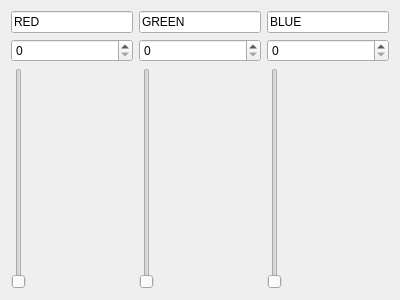
<?xml version="1.0" encoding="UTF-8"?>
<ui version="4.0">
 <class>Form</class>
 <widget class="QWidget" name="Form">
  <property name="geometry">
   <rect>
    <x>0</x>
    <y>0</y>
    <width>400</width>
    <height>300</height>
   </rect>
  </property>
  <property name="windowTitle">
   <string>Form</string>
  </property>
  <layout class="QHBoxLayout" name="horizontalLayout">
   <item>
    <layout class="QGridLayout" name="gridLayout">
     <item row="0" column="0">
      <widget class="QLineEdit" name="lineEdit">
       <property name="text">
        <string>RED</string>
       </property>
      </widget>
     </item>
     <item row="1" column="0">
      <widget class="QSpinBox" name="spinBox">
       <property name="maximum">
        <number>255</number>
       </property>
      </widget>
     </item>
     <item row="2" column="0">
      <widget class="QSlider" name="verticalSlider">
       <property name="maximum">
        <number>255</number>
       </property>
       <property name="orientation">
        <enum>Qt::Vertical</enum>
       </property>
      </widget>
     </item>
    </layout>
   </item>
   <item>
    <layout class="QGridLayout" name="gridLayout_2">
     <item row="0" column="0">
      <widget class="QLineEdit" name="lineEdit_2">
       <property name="text">
        <string>GREEN</string>
       </property>
      </widget>
     </item>
     <item row="1" column="0">
      <widget class="QSpinBox" name="spinBox_2">
       <property name="maximum">
        <number>255</number>
       </property>
      </widget>
     </item>
     <item row="2" column="0">
      <widget class="QSlider" name="verticalSlider_2">
       <property name="maximum">
        <number>255</number>
       </property>
       <property name="orientation">
        <enum>Qt::Vertical</enum>
       </property>
      </widget>
     </item>
    </layout>
   </item>
   <item>
    <layout class="QGridLayout" name="gridLayout_3">
     <item row="0" column="0">
      <widget class="QLineEdit" name="lineEdit_3">
       <property name="text">
        <string>BLUE</string>
       </property>
      </widget>
     </item>
     <item row="1" column="0">
      <widget class="QSpinBox" name="spinBox_3">
       <property name="maximum">
        <number>255</number>
       </property>
      </widget>
     </item>
     <item row="2" column="0">
      <widget class="QSlider" name="verticalSlider_3">
       <property name="maximum">
        <number>255</number>
       </property>
       <property name="orientation">
        <enum>Qt::Vertical</enum>
       </property>
      </widget>
     </item>
    </layout>
   </item>
  </layout>
 </widget>
 <resources/>
 <connections>
  <connection>
   <sender>spinBox</sender>
   <signal>valueChanged(int)</signal>
   <receiver>verticalSlider</receiver>
   <slot>setValue(int)</slot>
   <hints>
    <hint type="sourcelabel">
     <x>28</x>
     <y>51</y>
    </hint>
    <hint type="destinationlabel">
     <x>23</x>
     <y>63</y>
    </hint>
   </hints>
  </connection>
  <connection>
   <sender>spinBox_2</sender>
   <signal>valueChanged(int)</signal>
   <receiver>verticalSlider_2</receiver>
   <slot>setValue(int)</slot>
   <hints>
    <hint type="sourcelabel">
     <x>150</x>
     <y>53</y>
    </hint>
    <hint type="destinationlabel">
     <x>151</x>
     <y>78</y>
    </hint>
   </hints>
  </connection>
  <connection>
   <sender>spinBox_3</sender>
   <signal>valueChanged(int)</signal>
   <receiver>verticalSlider_3</receiver>
   <slot>setValue(int)</slot>
   <hints>
    <hint type="sourcelabel">
     <x>284</x>
     <y>50</y>
    </hint>
    <hint type="destinationlabel">
     <x>283</x>
     <y>64</y>
    </hint>
   </hints>
  </connection>
  <connection>
   <sender>verticalSlider_2</sender>
   <signal>valueChanged(int)</signal>
   <receiver>spinBox_2</receiver>
   <slot>setValue(int)</slot>
   <hints>
    <hint type="sourcelabel">
     <x>140</x>
     <y>76</y>
    </hint>
    <hint type="destinationlabel">
     <x>142</x>
     <y>46</y>
    </hint>
   </hints>
  </connection>
  <connection>
   <sender>verticalSlider</sender>
   <signal>valueChanged(int)</signal>
   <receiver>spinBox</receiver>
   <slot>setValue(int)</slot>
   <hints>
    <hint type="sourcelabel">
     <x>16</x>
     <y>69</y>
    </hint>
    <hint type="destinationlabel">
     <x>13</x>
     <y>46</y>
    </hint>
   </hints>
  </connection>
  <connection>
   <sender>verticalSlider_3</sender>
   <signal>valueChanged(int)</signal>
   <receiver>spinBox_3</receiver>
   <slot>setValue(int)</slot>
   <hints>
    <hint type="sourcelabel">
     <x>271</x>
     <y>77</y>
    </hint>
    <hint type="destinationlabel">
     <x>271</x>
     <y>44</y>
    </hint>
   </hints>
  </connection>
 </connections>
</ui>
